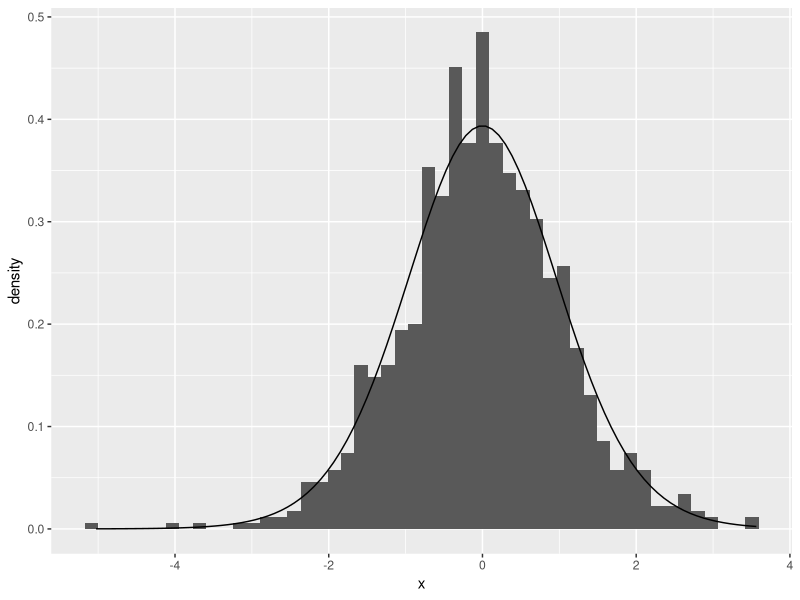

The R script that drew this image:
library(tidyverse)

library(tidyverse)
# 平均a 標準偏差が b の乱数を n個作る
n <- 20
a <- 10
b <- 5
m <- 1000
# 配列の変数を定義するためのもの
g6 <- numeric(n)
g7 <- numeric(m)
#
for(i in 1:m){
  g6 <- rnorm(n,a,b)
  barx <- mean(g6)
  g7[i] <- sum( (g6-a)/(b*sqrt(n)) )/ sqrt( sum((g6-barx)^2/b^2 ) / (n-1) )
}
g8 <- tibble(x=g7)
ggplot(g8)+geom_histogram(aes(x=x,y=..density..),bins=50)+stat_function(fun=dt, args=c(df=(n-1)) )
